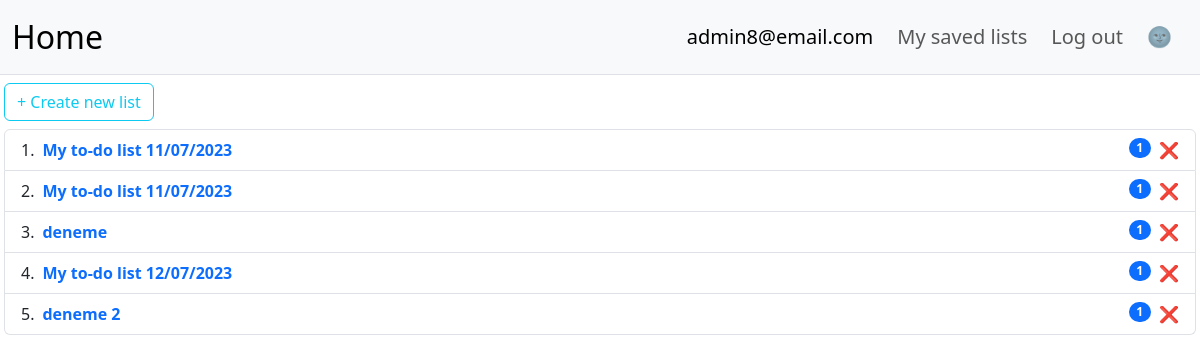
Screenshot of /saved_lists (signed in) with the database file from the repository.
### main.py (models this page shows)
class User(UserMixin, db.Model):
    __tablename__ = "users"
    id = db.Column(db.Integer, primary_key=True)
    email = db.Column(db.String(100), unique=True)
    password = db.Column(db.String(100))
    name = db.Column(db.String(100))
    login_with_google = db.Column(db.Boolean)
    all_lists = relationship("TodoList", back_populates="user")
    tasks = relationship("Todo", back_populates="user")

class TodoList(db.Model):
    __tablename__ = "lists"
    id = db.Column(db.Integer, primary_key=True)
    list_name = db.Column(db.String(100))
    user_id = db.Column(db.Integer, db.ForeignKey("users.id"))
    user = relationship("User", back_populates="all_lists")
    tasks = relationship("Todo", back_populates="parent_list")

### main.py (the view)
@app.route("/saved_lists")
@login_required
def saved():
    global is_dark
    lists = db.session.execute(db.select(TodoList).filter_by(user_id=current_user.id)).scalars()
    return render_template("saved.html", is_dark=is_dark, email=current_user.email, lists=lists.all(), path=get_path())

### main.py (called while the page is built)
@login_manager.user_loader
def load_user(user_id):
    return db.session.execute(db.select(User).filter_by(id=int(user_id))).scalar()

def get_path():
    return request.full_path

### templates/saved.html (shortened to what this page needs)
<!doctype html>
{% if is_dark: %}
<html lang="en" data-bs-theme="dark">
{% else %}
<html lang="en">
{% endif %}
<head>
        <link href="https://cdn.jsdelivr.net/npm/bootstrap@5.3.0-alpha3/dist/css/bootstrap.min.css" rel="stylesheet">
    <link rel="stylesheet" href="{{url_for('static', filename='styles.css')}}" />
</head>
<body>
    <nav class="navbar navbar-expand-lg bg-body-tertiary mb-0 border-bottom">
  <div class="container-fluid">
    <a class="navbar-brand fs-2" href="/">Home</a>
<div class="collapse navbar-collapse" id="navbarSupportedContent">
      <ul class="navbar-nav ms-auto align-items-center">
           {% if not current_user.login_with_google: %}
             <li class="nav-item me-2">
          <a class="nav-link active fs-5" aria-current="page" href="/account" title="Click for account settings">
              {{current_user.email}}
              </a>
        </li>
          {% endif %}
          <li class="nav-item me-2">
          <a class="nav-link fs-5" aria-current="page" href="/">My saved lists</a>
        </li>
          <li class="nav-item me-2">
              <a class="nav-link fs-5" aria-current="page" href="/logout">Log out</a>
          </li>
        <li class="nav-item me-2">
            {% if is_dark: %}
          <a class="nav-link fs-5 add-new-list" href="/dark/{{path}}" title="Turn light mode">🌝</a>
            {% else %}
            <a class="nav-link fs-5 add-new-list" href="/dark/{{path}}" title="Turn dark mode">🌚</a>
            {% endif %}
        </li>
      </ul>
    </div>
  </div>
</nav>
     <a class="btn btn-outline-info mt-2 mb-2 ms-1" href="/new">+ Create new list</a>
    <ol class="list-group list-group-numbered ms-1 me-1">
           {% for list in lists: %}
  <li class="list-group-item d-flex justify-content-between align-items-start">
    <div class="ms-2 me-auto">
      <a href="{{url_for('show_list', list_id=list.id)}}" class="fw-bold saved-lists">{{list.list_name}}</a>
    </div>
    <span class="badge bg-primary rounded-pill">{{list.tasks|length}}</span>
      <a class="ms-2 text-decoration-none" href="/delete_list/{{list.id}}"><span>❌</span></a>
  </li>
  {% endfor %}
</ol>
</body>
</html>

### static/styles.css (style rules this page uses)
html, body { height: 100%; }
.saved-lists { text-decoration: none; }

### rows the page displays
User: email "admin8@email.com"
TodoList: list_name "My to-do list 11/07/2023", tasks|length "1"
TodoList: list_name "My to-do list 11/07/2023", tasks|length "1"
TodoList: list_name "deneme", tasks|length "1"
TodoList: list_name "My to-do list 12/07/2023", tasks|length "1"
TodoList: list_name "deneme 2", tasks|length "1"
